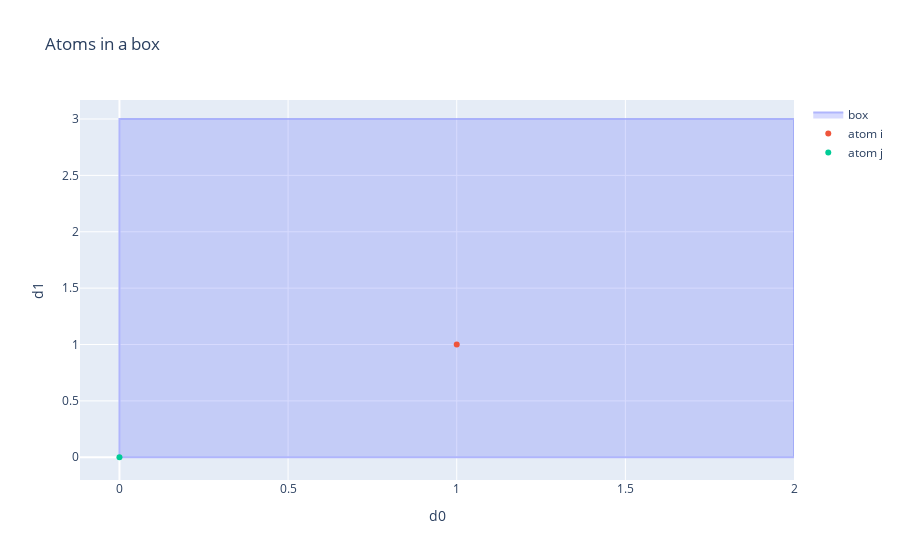

Here is the notebook cell this chart was saved with:
### Code cell
i, j = 1, 0
d0, d1 = 0, 1
plot_atoms_and_hull(positions, box, i, j, d0, d1)

### Figure 1 — Plotly figure (JSON) as saved in the notebook; plotly's stock layout.template omitted (floating-point values rounded to 4 significant figures)
{"data": [{"fill": "toself", "mode": "lines", "name": "box", "opacity": 0.5, "type": "scatter", "x": [0, 2, 2, 0, 0], "y": [0, 0, 3, 3, 0]}, {"mode": "markers", "name": "atom i", "type": "scatter", "x": [1], "y": [1]}, {"mode": "markers", "name": "atom j", "type": "scatter", "x": [0], "y": [0]}], "layout": {"title": {"text": "Atoms in a box"}, "xaxis": {"title": {"text": "d0"}}, "yaxis": {"title": {"text": "d1"}}}}
